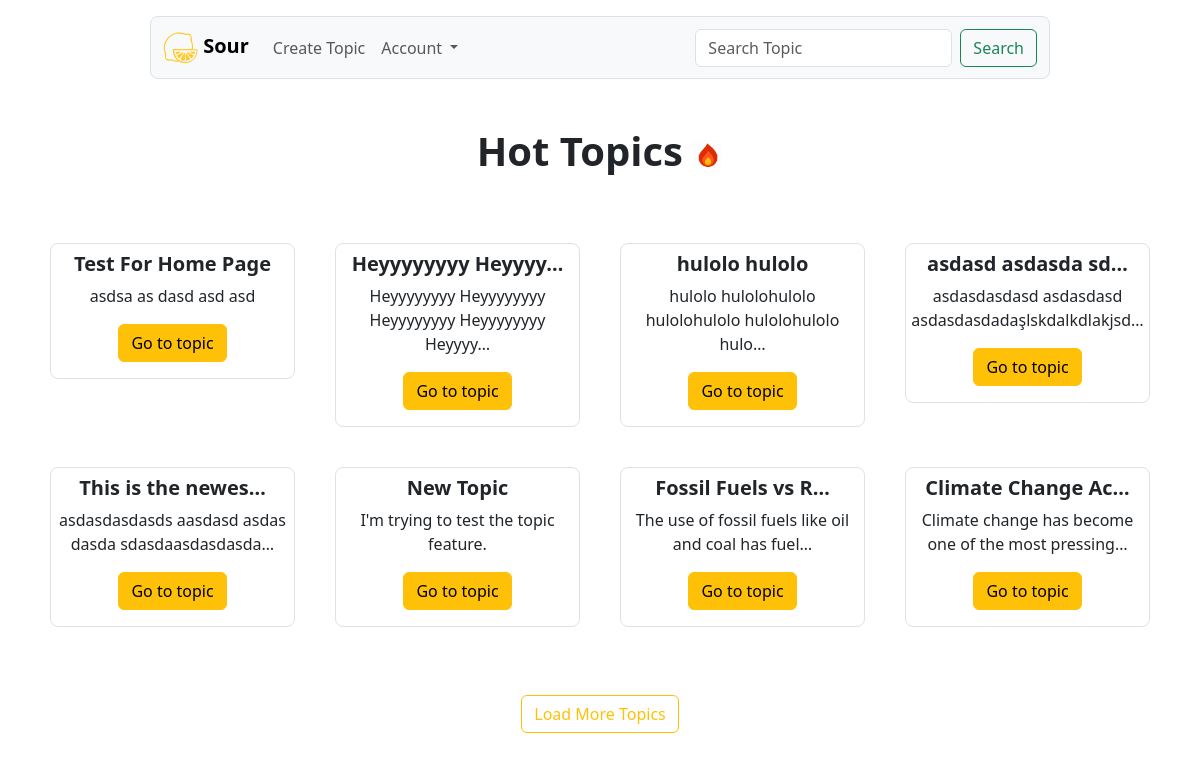
The app's page /, older data.
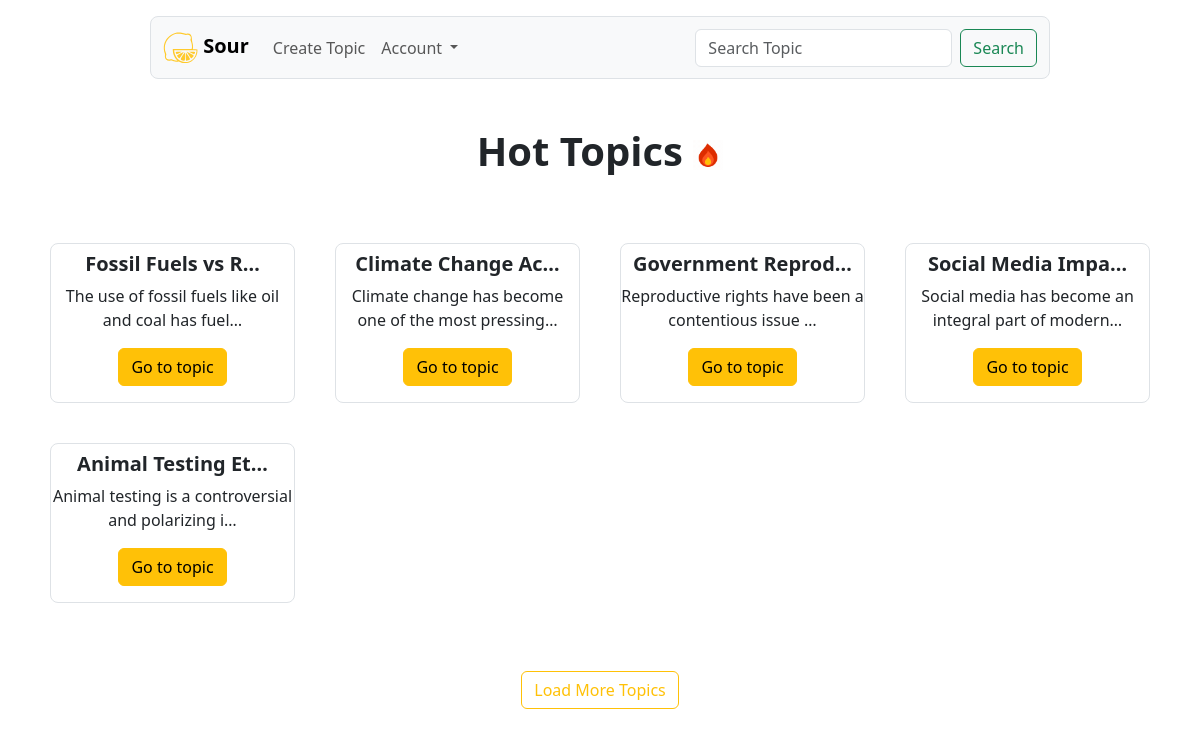
The same page, newer data.
### sour_acm412/models.py (models this page shows, shortened)
class Topics(models.Model):
    id = models.UUIDField(primary_key=True, default=uuid.uuid4)
    title = models.CharField(max_length=50, unique=True)
    origin_comment = models.CharField(max_length=1000)
    user_id = models.ForeignKey(Users, on_delete=models.CASCADE)
    created_at = models.DateTimeField(default=timezone.now)

### sour_acm412/views.py (the view)
# urls.py: 2. Add a URL to urlpatterns:  path('', Home.as_view(), name='home')
def Home(request):
    context = {
        "authenticated" : False,
        "last_8_topics" : Topics.objects.order_by('-created_at')[:8],
    }
    if "user_id" in request.session:
        context['authenticated'] = True
        context['current_user'] = request.session["user_id"]
    if "logout" in request.POST:
        del request.session["user_id"]
        context['authenticated'] = False
    return render(request, 'home.html', context=context)

### sour_acm412/templates/home.html (shortened to what this page needs)
{% extends 'master.html' %} {% load static %} {% block body_content %}
<nav class="navbar navbar-expand-lg bg-light mx-auto mt-3 mb-5 rounded-3 border w-75">
  <div class="container-fluid">
    <a class="navbar-brand fw-bold" href="/">
      <img src="{% static 'sour.svg' %}" alt="sour icon" width="35"> Sour </a>
    <div class="collapse navbar-collapse" id="navbarSupportedContent">
      <ul class="navbar-nav me-auto mb-2 mb-lg-0">
        <li class="nav-item">
          <a class="nav-link" style="bottom:30px; right: 30px;" data-bs-toggle="modal" data-bs-target="#create-topic-modal" href="#">Create Topic</a>
        </li>
        <li class="nav-item dropdown">
          <a class="nav-link dropdown-toggle" href="#" role="button" data-bs-toggle="dropdown" aria-expanded="false"> Account </a>
        </li>
      </ul>
      <form class="d-flex" role="search">
        <input class="form-control me-2" type="search" placeholder="Search Topic" aria-label="Search">
        <button class="btn btn-outline-success" type="submit">Search</button>
      </form>
    </div>
  </div>
</nav>
<div class="container">
  <h1 class="fw-bold text-center mb-5">Hot Topics <span>
      <img id="flame-gif" src="{% static 'flame.gif' %}" alt="hot topics icon" width="30px">
    </span>
  </h1>
  <div class="row"> {% for topic in last_8_topics %} <div class="col-12 col-sm-12 col-md-6 col-lg-4 col-xl-3 text-center p-1">
      <div class="border rounded-3 m-3">
        <h5 class="m-2 fw-bold">{{ topic.title|truncatechars:"18" }}</h5>
        <p>{{ topic.origin_comment|truncatechars:"51"}}</p>
        <a href="/topic/{{ topic.id }}" class="btn btn-warning mb-3">Go to topic</a>
      </div>
    </div> {% endfor %} </div>
  <button class="btn btn-outline-warning mx-auto my-5 d-block">Load More Topics</button>
</div> {% endblock body_content %}

Row changes from the older to the newer data that the page shows:
removed Topics: title "Test For Home Page", origin_comment "asdsa as dasd asd asd"
removed Topics: title "Heyyyyyyyy Heyyyy…", origin_comment "Heyyyyyyyy Heyyyyyyyy Heyyyyyyyy Heyyyyyyyy Heyyyy…"
removed Topics: title "hulolo hulolo", origin_comment "hulolo hulolohulolo hulolohulolo hulolohulolo hulo…"
removed Topics: title "asdasd asdasda sd…", origin_comment "asdasdasdasd asdasdasd asdasdasdadaşlskdalkdlakjsd…"
removed Topics: title "This is the newes…", origin_comment "asdasdasdasds aasdasd asdas dasda sdasdaasdasdasda…"
removed Topics: title "New Topic", origin_comment "I'm trying to test the topic feature."
now on this page (row unchanged): Topics: title "Government Reprod…", origin_comment "Reproductive rights have been a contentious issue …"
now on this page (row unchanged): Topics: title "Social Media Impa…", origin_comment "Social media has become an integral part of modern…"
now on this page (row unchanged): Topics: title "Animal Testing Et…", origin_comment "Animal testing is a controversial and polarizing i…"
